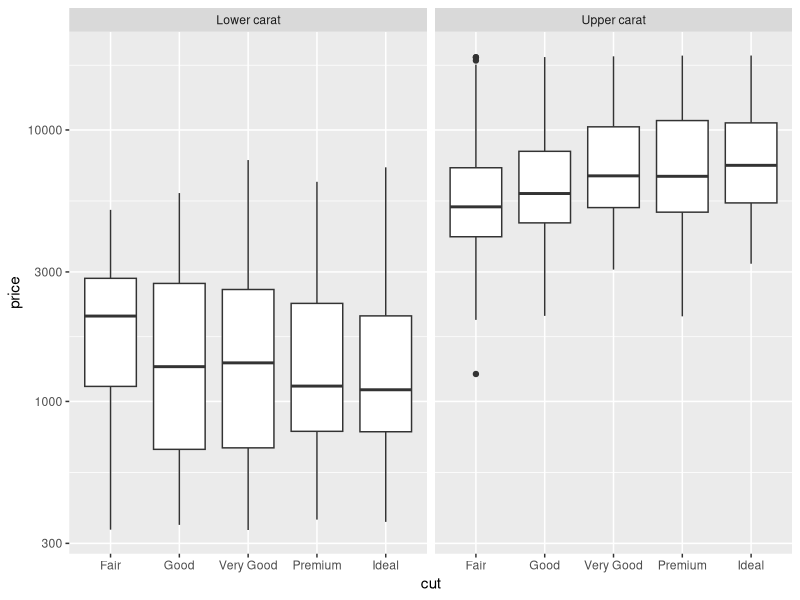

Source code (R): (Note: this script raises an error after producing the figure.)
## ---- chunk 1
library(tidyverse)
library(modelr)
library(broom)
## ---- chunk 2
## NOTE: No need to edit this setup
# Create a test-validate split
set.seed(101)
diamonds_randomized <-
  diamonds %>%
  slice(sample(dim(diamonds)[1]))

diamonds_train <-
  diamonds_randomized %>%
  slice(1:10000)
## ---- chunk 3
## NOTE: No need to edit this chunk
diamonds_train %>% 
  mutate(
    grouping = if_else(carat < 1.0, "Lower carat", "Upper carat")
  ) %>% 
  
  ggplot(aes(cut, price)) +
  geom_boxplot() +
  
  scale_y_log10() +
  facet_grid(~ grouping)
## ---- chunk 4
## TODO: Fit two models, one to lower (carat <= 1) and 
#        one to upper (carat > 1) diamonds. 
#        Use formula = price ~ cut
fit_lower <- NA
fit_upper <- NA

## NOTE: No need to modify this code
tibble(cut = c("Fair", "Good", "Very Good", "Premium", "Ideal")) %>% 
  mutate(
    cut = fct_relevel(cut, "Fair", "Good", "Very Good", "Premium", "Ideal")
  ) %>% 
  add_predictions(fit_lower, var = "price_pred-lower") %>%
  add_predictions(fit_upper, var = "price_pred-upper") %>%
  pivot_longer(
    names_to = c(".value", "model"),
    names_sep = "-",
    cols = matches("price")
  ) %>%

  ggplot(aes(cut, price_pred, color = model)) +
  geom_line(aes(group = model)) +
  geom_point() +
  scale_y_log10()
## ---- chunk 5
## TODO: Fit two models, one to lower (carat <= 1) and 
#        one to upper (carat > 1) diamonds. 
#        Use formula = carat ~ cut
fit_carat_lower <- NA
fit_carat_upper <- NA

## NOTE: No need to change this code
tibble(cut = c("Fair", "Good", "Very Good", "Premium", "Ideal")) %>% 
  mutate(
    cut = fct_relevel(cut, "Fair", "Good", "Very Good", "Premium", "Ideal")
  ) %>% 
  add_predictions(fit_carat_lower, var = "carat_pred-lower") %>%
  add_predictions(fit_carat_upper, var = "carat_pred-upper") %>%
  pivot_longer(
    names_to = c(".value", "model"),
    names_sep = "-",
    cols = matches("carat")
  ) %>%

  ggplot(aes(cut, carat_pred, color = model)) +
  geom_line(aes(group = model)) +
  geom_point() +
  scale_y_log10()
## ---- chunk 6
## TODO: Fit two models on the low-carat diamonds, one with
#        formula = price ~ carat + cut, and one with
#        formula = price ~ cut
fit_carat_cut <- 
  diamonds_train %>% 
  filter(carat <= 1)
  # lm()

fit_cut_only <-
  diamonds_train %>% 
  filter(carat <= 1)
  # lm()

## NOTE: No need to change this code
tibble(
    cut = c("Fair", "Good", "Very Good", "Premium", "Ideal"),
    carat = c(0.4)
  ) %>% 
  mutate(
    cut = fct_relevel(cut, "Fair", "Good", "Very Good", "Premium", "Ideal")
  ) %>% 
  add_predictions(fit_carat_cut, var = "price_pred-carat_cut") %>%
  add_predictions(fit_cut_only, var = "price_pred-cut_only") %>%
  pivot_longer(
    names_to = c(".value", "model"),
    names_sep = "-",
    cols = matches("price")
  ) %>%

  ggplot(aes(cut, price_pred, color = model)) +
  geom_line(aes(group = model)) +
  geom_point() +
  scale_y_log10()
